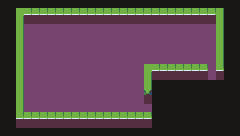

Tiled map render using the project's own tile images. Description and the whole map definition, tile-layer contents included, below:
An orthogonal 30x17 tile map with 8x8 px tiles, 1 tile layer (Tile Layer 1).

<map version="1.2" tiledversion="1.3.2" orientation="orthogonal" renderorder="right-down" compressionlevel="-1" width="30" height="17" tilewidth="8" tileheight="8" infinite="0" nextlayerid="2" nextobjectid="1">
 <tileset firstgid="1" source="../Tilesets/DungeonTileSet.tsx" />
 <layer id="1" name="Tile Layer 1" width="30" height="17">
  <data encoding="csv">
1,1,1,1,1,1,1,1,1,1,1,1,1,1,1,1,1,1,1,1,1,1,1,1,1,1,1,1,1,1,
1,1,2,3,3,3,3,3,3,3,3,3,3,3,3,3,3,3,3,3,3,3,3,3,3,3,3,4,1,1,
1,1,4,5,5,5,5,5,5,5,5,5,5,5,5,5,5,5,5,5,5,5,5,5,5,5,5,4,1,1,
1,1,4,16,16,16,16,16,16,16,16,16,16,16,16,16,16,16,16,16,16,16,16,16,16,16,16,4,1,1,
1,1,4,16,16,16,16,16,16,16,16,16,16,16,16,16,16,16,16,16,16,16,16,16,16,16,16,4,1,1,
1,1,4,16,16,16,16,16,16,16,16,16,16,16,16,16,16,16,16,16,16,16,16,16,16,16,16,4,1,1,
1,1,4,16,16,16,16,16,16,16,16,16,16,16,16,16,16,16,16,16,16,16,16,16,16,16,16,4,1,1,
1,1,4,16,16,16,16,16,16,16,16,16,16,16,16,16,16,16,16,16,16,16,16,16,16,16,16,4,1,1,
1,1,4,16,16,16,16,16,16,16,16,16,16,16,16,16,16,16,2,3,3,3,3,3,3,3,16,3,1,1,
1,1,4,16,16,16,16,16,16,16,16,16,16,16,16,16,16,16,4,5,5,5,5,5,5,5,16,5,1,1,
1,1,4,16,16,16,16,16,16,16,16,16,16,16,16,16,16,16,4,1,1,1,1,1,1,1,1,1,1,1,
1,1,4,16,16,16,16,16,16,16,16,16,16,16,16,16,16,16,54,1,1,1,1,1,1,1,1,1,1,1,
1,1,4,16,16,16,16,16,16,16,16,16,16,16,16,16,16,16,5,1,1,1,1,1,1,1,1,1,1,1,
1,1,4,16,16,16,16,16,16,16,16,16,16,16,16,16,16,16,16,1,1,1,1,1,1,1,1,1,1,1,
1,1,3,3,3,3,3,3,3,3,3,3,3,3,3,3,3,3,3,1,1,1,1,1,1,1,1,1,1,1,
1,1,5,5,5,5,5,5,5,5,5,5,5,5,5,5,5,5,5,1,1,1,1,1,1,1,1,1,1,1,
1,1,1,1,1,1,1,1,1,1,1,1,1,1,1,1,1,1,1,1,1,1,1,1,1,1,1,1,1,1
</data>
 </layer>
</map>